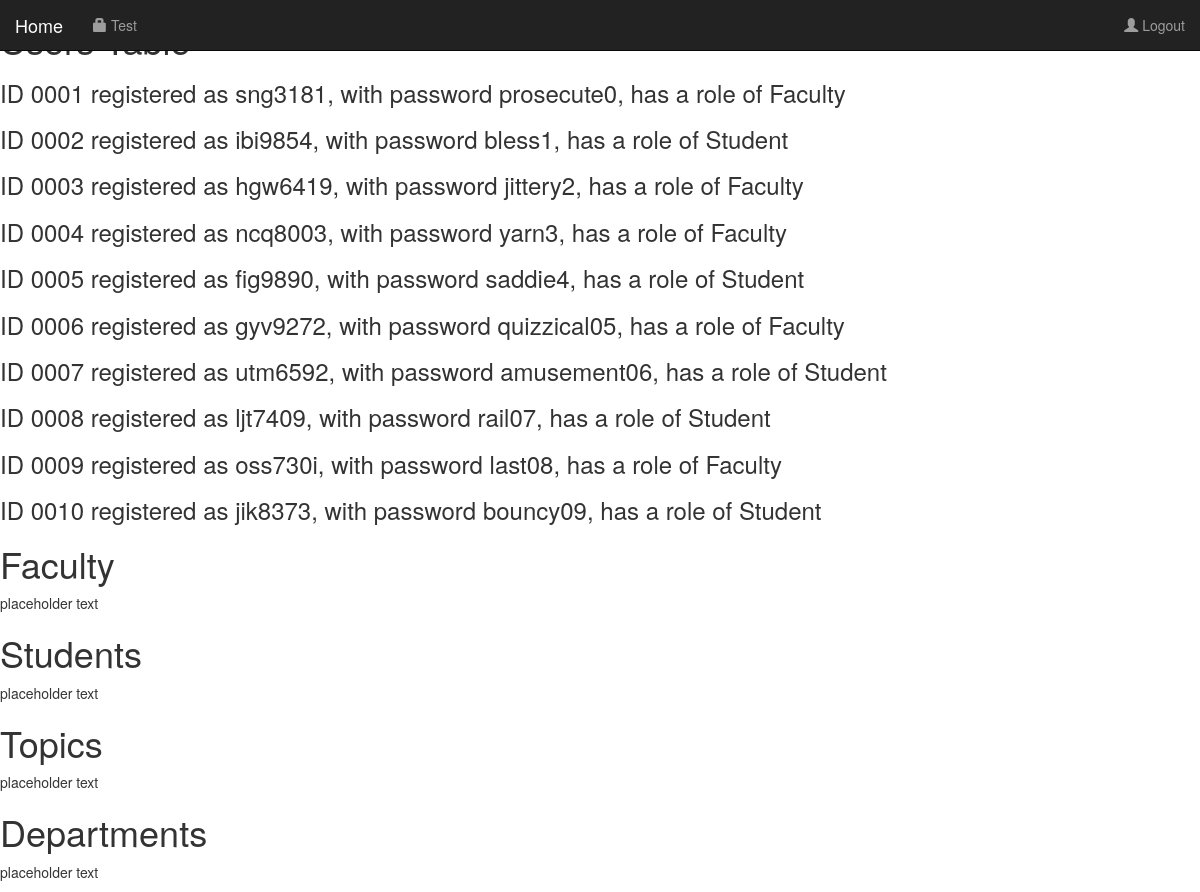
The page /Milestone3/php/assets/php/pages/test.php on the database its author committed.
### tables this page shows
CREATE TABLE Users(
	userID int(4) ZEROFILL AUTO_INCREMENT NOT NULL,
	userName varchar(25) DEFAULT 'Admin',
	password varchar(25) DEFAULT 'password',
	role ENUM("Student", "Faculty") NOT NULL,
	PRIMARY KEY (userID)
);

### Milestone3/php/assets/php/database/classes/PDO.DB.class.php (called while the page is built)
<?php
class DB {
    private $dbh;
    function __construct() {
        try {
            $this->dbh = new PDO("mysql:host={$_SERVER['DB_SERVER']};dbname={$_SERVER['DB']}", $_SERVER['DB_USER'], $_SERVER['DB_PASSWORD']);
        }
        catch (PDOException $e) {
            die();
        }
    }
    function getAllUsers() {
        try {
            include "Users.class.php";
            $data = array();
            $stmt = $this->dbh->prepare("SELECT * FROM Users");
            $stmt->execute();
            $stmt->setFetchMode(PDO::FETCH_CLASS, "Users");
            while ($person = $stmt->fetch()) {
                $data[] = $person;
            }
            return $data;
        } catch (PDOException $e) {
            echo $e->getMessage();
            die();
        }
    }
}

### Milestone3/php/assets/php/database/classes/Users.class.php (called while the page is built)
<?php
class Users {
    private $userID;
    private $userName;
    private $password;
    private $role;
    public function whoAmI() {
        return "ID {$this->userID} registered as {$this->userName}, with password {$this->password}, has a role of {$this->role}";
    }
}

### Milestone3/php/assets/php/pages/test.php (the view, shortened to what this page needs)
<?php include('../elements/head.php'); ?>
<?php include('../elements/navbar.php'); ?>
<html>
    <body>
        <form>
            <h1>Users Table</h1>
            <?php
                require_once "../database/classes/PDO.DB.class.php";
                $db = new DB();
                $data = $db->getAllUsers();
                foreach($data as $person) {
                    echo "<h3>{$person->whoAmI()}</h3>";
                }
            ?>
        </form>
        <form>
            <h1>Faculty</h1>
            <p>placeholder text</p>
        </form>
        <form>
            <h1>Students</h1>
            <p>placeholder text</p>
        </form>
        <form>
            <h1>Topics</h1>
            <p>placeholder text</p>
        </form>
        <form>
            <h1>Departments</h1>
            <p>placeholder text</p>
        </form>
    </body>
</html>

### Milestone3/php/assets/php/elements/head.php (shortened to what this page needs)
<!DOCTYPE html>
<html lang="en">
<head>
    <link rel="stylesheet" href="https://maxcdn.bootstrapcdn.com/bootstrap/3.4.0/css/bootstrap.min.css">
    <link rel="stylesheet" href="https://serenity.ist.rit.edu/~iste330t10/project/assets/css/style.css">
</head>

### Milestone3/php/assets/php/elements/navbar.php
<nav class="navbar navbar-inverse navbar-fixed-top">
  <div class="container-fluid">
    <div class="navbar-header">
      <a class="navbar-brand" href="https://serenity.ist.rit.edu/~iste330t10/project/index.php"> Home</a>
    </div>
    <ul class="nav navbar-nav">
      <li><a href="https://serenity.ist.rit.edu/~iste330t10/project/assets/php/pages/test.php"><span class="	glyphicon glyphicon-lock"></span> Test</a></li>
    </ul>
    <ul class="nav navbar-nav navbar-right">
      <li><a href=""><span class="glyphicon glyphicon-user"></span> Logout</a></li>
    </ul>
  </div>
</nav>

### rows shown on the page
users: $person->whoAmI() "ID 0001 registered as sng3181, with password prosecute0, has a role of Faculty"
users: $person->whoAmI() "ID 0002 registered as ibi9854, with password bless1, has a role of Student"
users: $person->whoAmI() "ID 0003 registered as hgw6419, with password jittery2, has a role of Faculty"
users: $person->whoAmI() "ID 0004 registered as ncq8003, with password yarn3, has a role of Faculty"
users: $person->whoAmI() "ID 0005 registered as fig9890, with password saddie4, has a role of Student"
users: $person->whoAmI() "ID 0006 registered as gyv9272, with password quizzical05, has a role of Faculty"
users: $person->whoAmI() "ID 0007 registered as utm6592, with password amusement06, has a role of Student"
users: $person->whoAmI() "ID 0008 registered as ljt7409, with password rail07, has a role of Student"
users: $person->whoAmI() "ID 0009 registered as oss730i, with password last08, has a role of Faculty"
users: $person->whoAmI() "ID 0010 registered as jik8373, with password bouncy09, has a role of Student"
